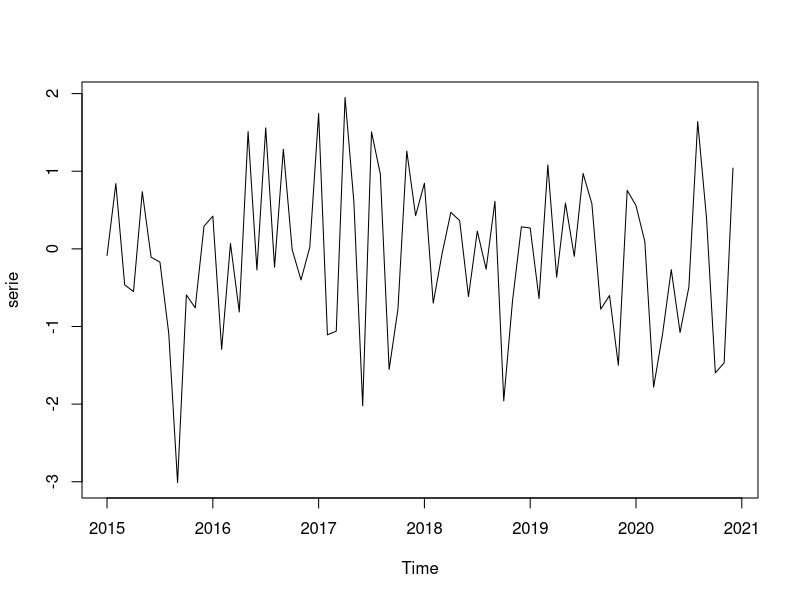
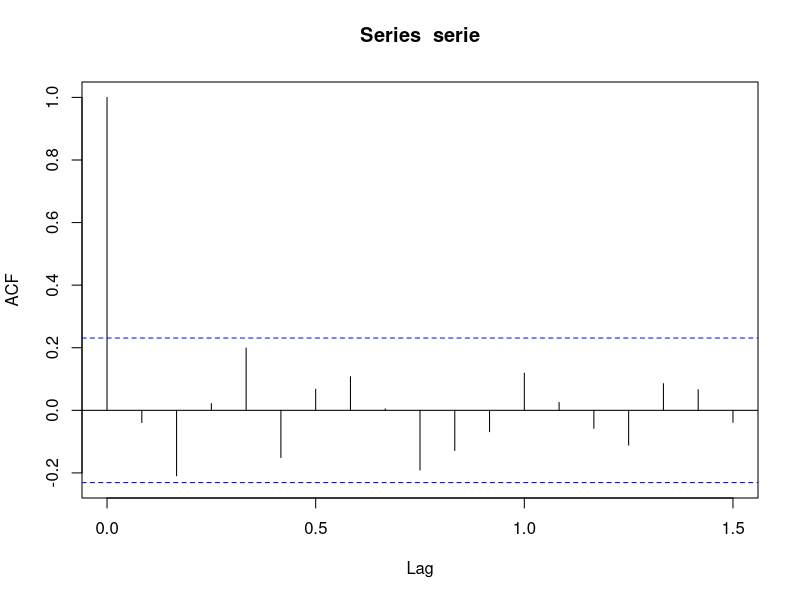
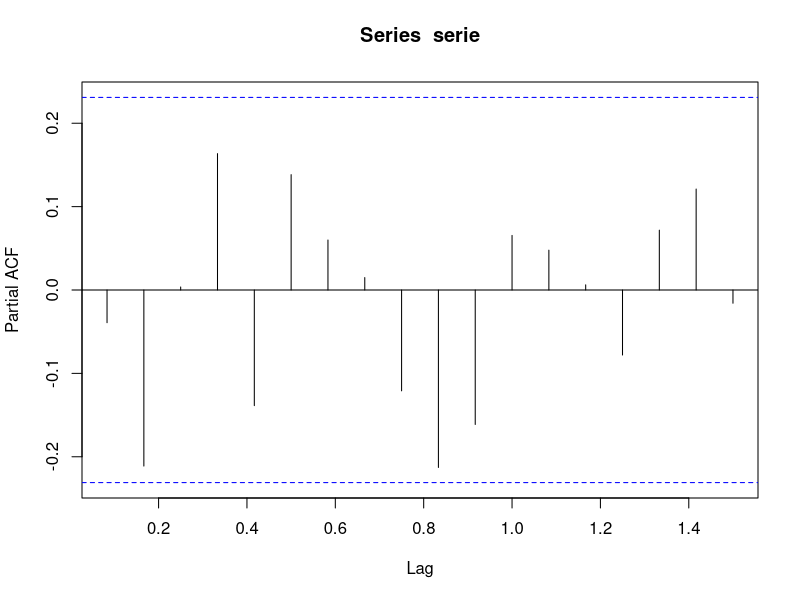

Write the R code that produced these figures, in order.

set.seed(8)
dados = rnorm(72)
serie = ts(dados,start = c(2015,1), end=c(2020,12), frequency=12)
print(serie)
plot(serie)
acf(serie)
pacf(serie)

# Teste de Autocorrelação (Ljung-Box)

# Ho = não é autocorrelacionado: p > 0.05
# Ha = é autocorrelacionado: p <= 0.05

Box.test (serie, type = "Ljung")
